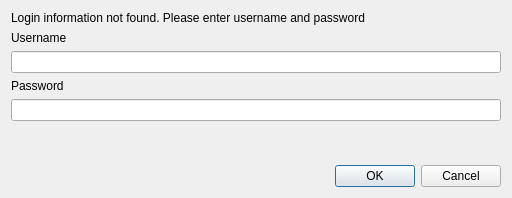
<?xml version="1.0" encoding="UTF-8"?>
<ui version="4.0">
 <class>Dialog</class>
 <widget class="QDialog" name="Dialog">
  <property name="geometry">
   <rect>
    <x>0</x>
    <y>0</y>
    <width>512</width>
    <height>198</height>
   </rect>
  </property>
  <property name="windowTitle">
   <string>Dialog</string>
  </property>
  <layout class="QGridLayout" name="gridLayout">
   <item row="7" column="0">
    <widget class="QDialogButtonBox" name="buttonBox">
     <property name="orientation">
      <enum>Qt::Horizontal</enum>
     </property>
     <property name="standardButtons">
      <set>QDialogButtonBox::Cancel|QDialogButtonBox::Ok</set>
     </property>
    </widget>
   </item>
   <item row="5" column="0">
    <spacer name="verticalSpacer">
     <property name="orientation">
      <enum>Qt::Vertical</enum>
     </property>
     <property name="sizeHint" stdset="0">
      <size>
       <width>20</width>
       <height>40</height>
      </size>
     </property>
    </spacer>
   </item>
   <item row="0" column="0">
    <widget class="QLabel" name="label">
     <property name="text">
      <string>Login information not found. Please enter username and password</string>
     </property>
    </widget>
   </item>
   <item row="1" column="0">
    <widget class="QLabel" name="label_3">
     <property name="text">
      <string>Username</string>
     </property>
    </widget>
   </item>
   <item row="3" column="0">
    <widget class="QLabel" name="label_2">
     <property name="text">
      <string>Password</string>
     </property>
    </widget>
   </item>
   <item row="2" column="0">
    <widget class="QLineEdit" name="userLineEdit"/>
   </item>
   <item row="4" column="0">
    <widget class="QgsPasswordLineEdit" name="pwdLineEdit"/>
   </item>
  </layout>
 </widget>
 <customwidgets>
  <customwidget>
   <class>QgsPasswordLineEdit</class>
   <extends>QLineEdit</extends>
   <header>qgspasswordlineedit.h</header>
  </customwidget>
 </customwidgets>
 <resources/>
 <connections>
  <connection>
   <sender>buttonBox</sender>
   <signal>accepted()</signal>
   <receiver>Dialog</receiver>
   <slot>accept()</slot>
   <hints>
    <hint type="sourcelabel">
     <x>248</x>
     <y>254</y>
    </hint>
    <hint type="destinationlabel">
     <x>157</x>
     <y>274</y>
    </hint>
   </hints>
  </connection>
  <connection>
   <sender>buttonBox</sender>
   <signal>rejected()</signal>
   <receiver>Dialog</receiver>
   <slot>reject()</slot>
   <hints>
    <hint type="sourcelabel">
     <x>316</x>
     <y>260</y>
    </hint>
    <hint type="destinationlabel">
     <x>286</x>
     <y>274</y>
    </hint>
   </hints>
  </connection>
 </connections>
</ui>
